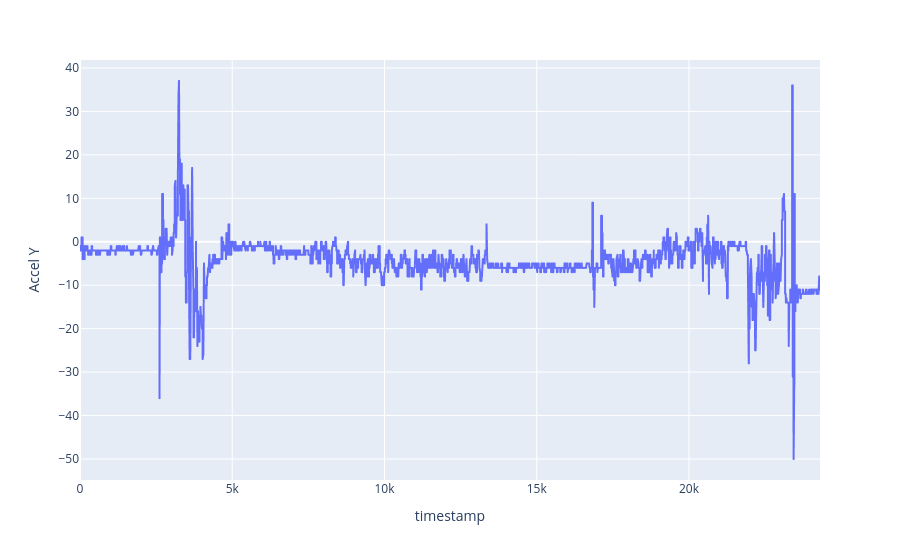

The notebook cell saved with this chart:
### Code cell
accel_data.plot(x="timestamp", y="Accel Y")

### Figure 1 — Plotly figure (JSON) as saved in the notebook; plotly's stock layout.template omitted (floating-point values rounded to 4 significant figures; data arrays with more than 128 entries replaced by an {"elided": "..."} marker saying what was removed)
{"data": [{"hovertemplate": "timestamp=%{x}<br>Accel Y=%{y}<extra></extra>", "legendgroup": "", "line": {"color": "#636efa", "dash": "solid"}, "marker": {"symbol": "circle"}, "mode": "lines", "name": "", "showlegend": false, "type": "scattergl", "x": {"elided": "4473 int values"}, "xaxis": "x", "y": {"elided": "4473 int values"}, "yaxis": "y"}], "layout": {"legend": {"tracegroupgap": 0}, "margin": {"t": 60}, "xaxis": {"anchor": "y", "domain": [0, 1], "title": {"text": "timestamp"}}, "yaxis": {"anchor": "x", "domain": [0, 1], "title": {"text": "Accel Y"}}}}
